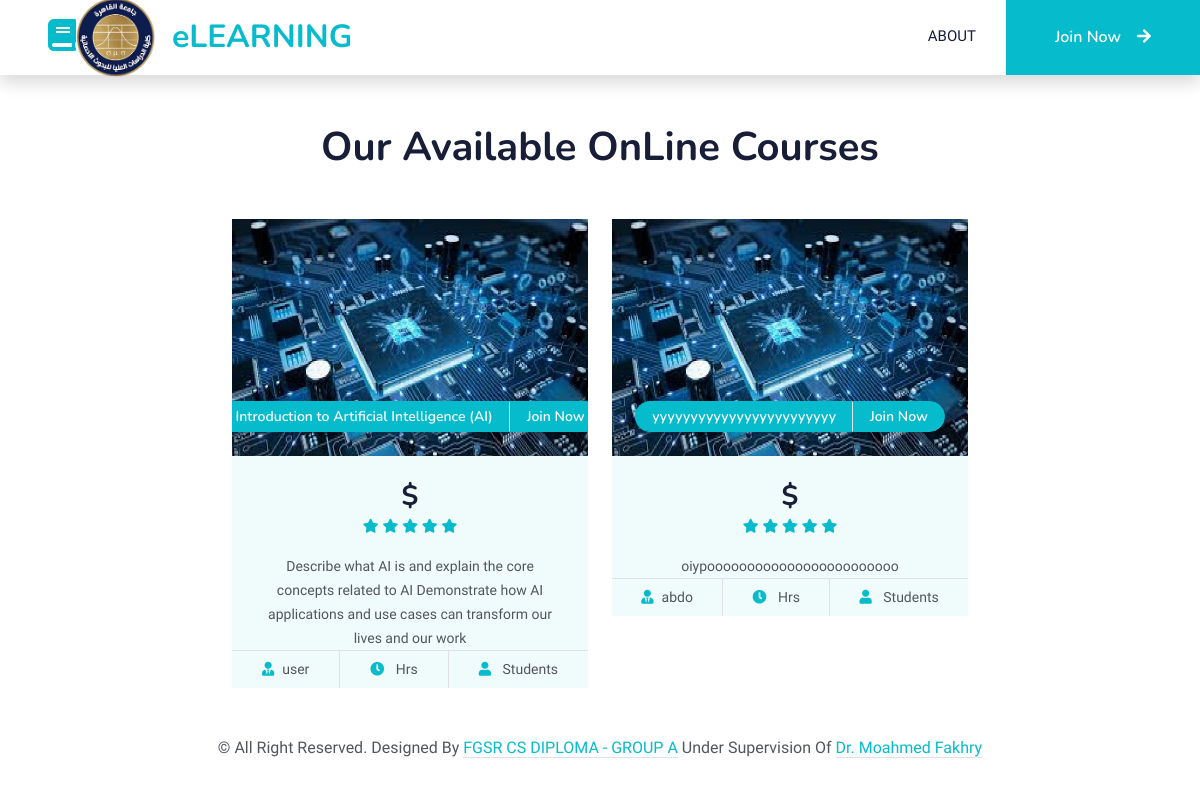
Page /courses/ on the committed database.
### courses/models.py (models this page shows, shortened)
class Course(models.Model):
    title = models.CharField(max_length=200)
    description = models.TextField()
    instructor = models.ForeignKey(User, on_delete=models.CASCADE, related_name='courses')
    created_at = models.DateTimeField(auto_now_add=True)
    image=models.ImageField(upload_to='photos/%y/%m/%d',blank=True)

### courses/views.py (the view)
# urls.py: path('', views.course_list, name='course_list'),
def course_list(request):
    courses = Course.objects.all()
    return render(request, 'courses/course_list.html', {'courses': courses})

### templates/courses/course_list.html (shortened to what this page needs)
{% extends "parts/mainTemplate.html" %}
{%load static%}
{% block content %}
<div class="container-xxl py-5">
    <div class="container">
        <div class="text-center wow fadeInUp" data-wow-delay="0.1s" style="visibility: hidden; animation-delay: 0.1s; animation-name: none;">
            <h1 class="mb-5">Our Available OnLine Courses</h1>
        </div>
        <div class="row g-4 justify-content-center">
            {% for course in courses %}
            <div class="col-lg-4 col-md-6 wow fadeInUp" data-wow-delay="0.1s" style="visibility: hidden; animation-delay: 0.1s; animation-name: none;">
                <div class="course-item bg-light">
                    <div class="position-relative overflow-hidden">
                        <img class="img-fluid" src="{% static "pages/img/cs.jpg" %}" alt="">
                        <div class="w-100 d-flex justify-content-center position-absolute bottom-0 start-0 mb-4">
                            <a href="{{ course.id }}/" class="flex-shrink-0 btn btn-sm btn-primary px-3 border-end" style="border-radius: 30px 0 0 30px;">
                                {{ course.title }}
                            </a>
                            <a href="#" class="flex-shrink-0 btn btn-sm btn-primary px-3" style="border-radius: 0 30px 30px 0;">Join Now</a>
                        </div>
                    </div>
                    <div class="text-center p-4 pb-0">
                        <h3 class="mb-0">${{ course.price }}</h3>
                        <div class="mb-3">
                            <small class="fa fa-star text-primary"></small>
                            <small class="fa fa-star text-primary"></small>
                            <small class="fa fa-star text-primary"></small>
                            <small class="fa fa-star text-primary"></small>
                            <small class="fa fa-star text-primary"></small>
                        </div>
                        <small>{{ course.description }}</small>
                    </div>
                    <div class="d-flex border-top">
                        <small class="flex-fill text-center border-end py-2"><i class="fa fa-user-tie text-primary me-2"></i>{{ course.instructor }}</small>
                        <small class="flex-fill text-center border-end py-2"><i class="fa fa-clock text-primary me-2"></i>{{ course.hours }} Hrs</small>
                        <small class="flex-fill text-center py-2"><i class="fa fa-user text-primary me-2"></i>{{ course.classCount }} Students</small>
                    </div>
                </div>
            </div>
        {% endfor %}
        </div>
    </div>
</div>
{% endblock content %}

### templates/parts/mainTemplate.html (shortened to what this page needs)
{%load static%}
<!DOCTYPE html>
<html lang="en"><head><meta http-equiv="Content-Type" content="text/html; charset=UTF-8">
    <link href="https://cdnjs.cloudflare.com/ajax/libs/font-awesome/5.10.0/css/all.min.css" rel="stylesheet">
    <link href="https://cdn.jsdelivr.net/npm/bootstrap-icons@1.4.1/font/bootstrap-icons.css" rel="stylesheet">
    <link href="{% static "lib/animate/animate.min.css" %}" rel="stylesheet">
    <link href="{% static "lib/owlcarousel/assets/owl.carousel.min.css" %}" rel="stylesheet">
    <link href="{% static "css/bootstrap.min.css" %}" rel="stylesheet">
    <link href="{% static "css/style.css" %}" rel="stylesheet">
</head>
<body>
    {% include "parts/header.html" %}
    {% block content %}
    {% endblock content %}
    {% include "parts/footer.html" %}
</body></html>

### templates/parts/Header.html (shortened to what this page needs)
{%load static%}
<nav class="navbar navbar-expand-lg bg-white navbar-light shadow sticky-top p-0" style="top: -100px;">
    <a href="{% url "index" %}" class="navbar-brand d-flex align-items-center px-4 px-lg-5">
        <h2 class="m-0 text-primary"><i class="fa fa-book me-3"><img class="img-fluid"
            src="{% static "img/fgsr.png" %}" alt="" style="width:80px;">
        </i>eLEARNING</h2>
    </a>
    <div class="collapse navbar-collapse" id="navbarCollapse">
        <div class="navbar-nav ms-auto p-4 p-lg-0">
            {% if user.is_authenticated %}
            <a href="{% url "index" %}" class="nav-item nav-link active">
                Welcome, {{ user.username }}!
            </a>
                <a href="..//courses" class="nav-item nav-link">Courses</a>
                <div class="nav-item dropdown">
                    <a href="#" class="nav-link dropdown-toggle" data-bs-toggle="dropdown" aria-expanded="false">Pages</a>
                    <div class="dropdown-menu fade-down m-0">
                        <a href="team.html" class="dropdown-item">Our Team</a>
                        <a href="testimonial.html" class="dropdown-item">Testimonial</a>
                        <a href="404.html" class="dropdown-item">404 Page</a>
                    </div>
                </div>
                <a href="contact.html" class="nav-item nav-link">Contact</a>
                <a href="{% url "about" %}" class="nav-item nav-link">About</a>
                <a href="{% url 'logout' %}" class="btn btn-primary py-4 px-lg-5 d-none d-lg-block">Logout<i class="fa fa-arrow-right ms-3"></i></a>
            {% else %}
                <a href="{% url "about" %}" class="nav-item nav-link">About</a>
                <a href="{% url 'login' %}" class="btn btn-primary py-4 px-lg-5 d-none d-lg-block">Join Now<i class="fa fa-arrow-right ms-3"></i></a>
            {% endif %}
          </div>
    </div>
</nav>

### templates/parts/footer.html
    <div class="footerNew container text-center bg-white " data-wow-delay="0.1s" >
            © All Right Reserved.
            Designed By <a class="border-bottom" href=".">FGSR CS DIPLOMA - GROUP A</a>
            Under Supervision Of <a class="border-bottom" href=".">Dr. Moahmed Fakhry</a>
    </div>

### SDPproject/static/css/style.css (style rules this page uses)
:root { --primary: #06BBCC; --light: #F0FBFC; --dark: #181d38; }
.btn { font-family: 'Nunito', sans-serif; font-weight: 600; transition: .5s; }
.btn.btn-primary, .btn.btn-secondary { color: #FFFFFF; }
.navbar-light .navbar-nav .nav-link { margin-right: 30px; padding: 25px 0; color: #FFFFFF; font-size: 15px; text-transform: uppercase; outline: none; }
.navbar-light .navbar-brand, .navbar-light a.btn { height: 75px; }
.navbar-light .navbar-nav .nav-link { color: var(--dark); font-weight: 500; }
.navbar-light.sticky-top { top: -100px; transition: .5s; }
.category img, .course-item img { transition: .5s; }
.footerNew { clear: both; position: sticky; z-index: 999; bottom: 5px; }

### rows in the picture
Course: title "Introduction to Artificial Intelligence (AI)", description "Describe what AI is and explain the core concepts related to AI Demonstrate how AI applications and use cases can transform our lives and our work", instructor "user"
Course: title "yyyyyyyyyyyyyyyyyyyyyyyy", description "oiypoooooooooooooooooooooooo", instructor "abdo"
